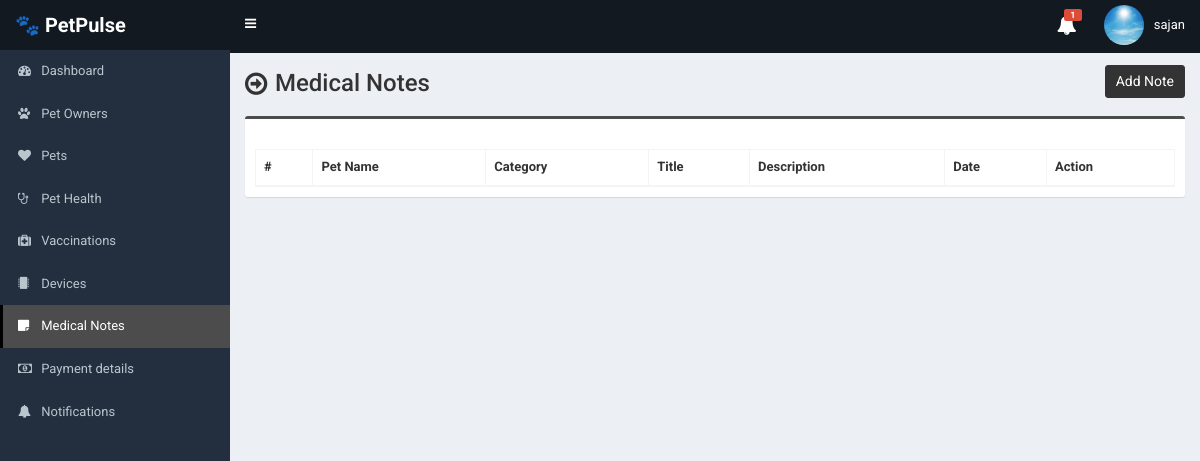
The app's page /user/medical.php (signed in), older data.
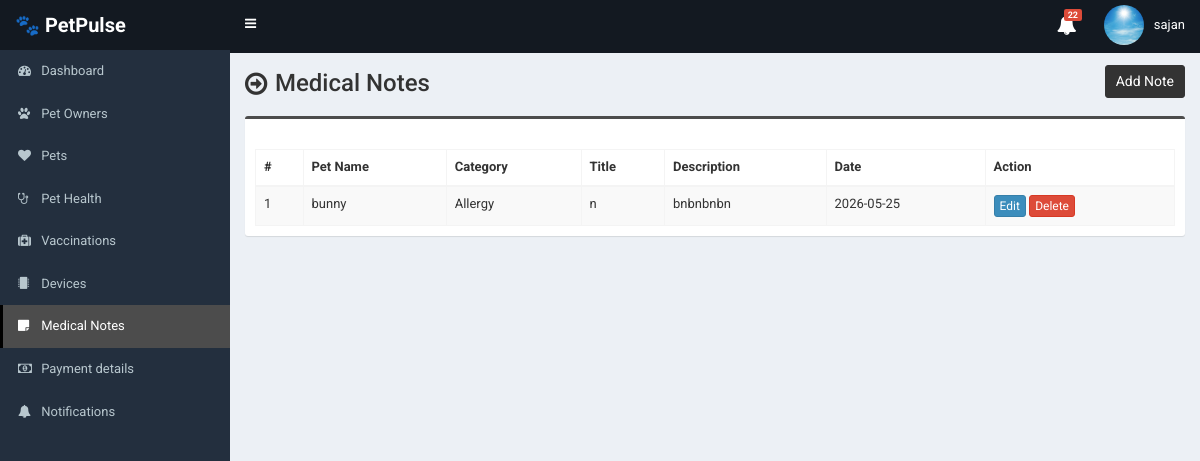
The same page, newer data.
### tables this page shows
CREATE TABLE IF NOT EXISTS `medical_notes` (
  `id` int NOT NULL AUTO_INCREMENT,
  `pet_id` int NOT NULL,
  `category` enum('Allergy','Medication','Condition') NOT NULL,
  `title` varchar(100) NOT NULL,
  `description` text,
  `created_at` datetime DEFAULT CURRENT_TIMESTAMP,
  PRIMARY KEY (`id`),
  KEY `pet_id` (`pet_id`)
);

CREATE TABLE IF NOT EXISTS `tbl_pet` (
  `pet_id` int NOT NULL AUTO_INCREMENT,
  `owner_id` int NOT NULL,
  `pet_name` varchar(100) NOT NULL,
  `pet_type` varchar(50) DEFAULT NULL,
  `pet_breed` varchar(100) DEFAULT NULL,
  `pet_age` int DEFAULT NULL,
  `weight_lbs` decimal(6,2) DEFAULT NULL,
  `daily_goal_minutes` int DEFAULT NULL,
  `pet_latitude` decimal(10,7) DEFAULT NULL COMMENT 'GPS Latitude of pet location',
  `pet_longitude` decimal(10,7) DEFAULT NULL COMMENT 'GPS Longitude of pet location',
  `created_at` datetime DEFAULT CURRENT_TIMESTAMP,
  `updated_at` datetime DEFAULT CURRENT_TIMESTAMP ON UPDATE CURRENT_TIMESTAMP,
  `pet_image` varchar(255) DEFAULT NULL,
  PRIMARY KEY (`pet_id`),
  KEY `owner_id` (`owner_id`)
);

### admin/notificationshelper.php (called while the page is built, shortened)
<?php
function notification_filter_for_owner_sql(string $alias = 'n'): string
{
    $a = preg_replace('/[^a-z_]/i', '', $alias) ?: 'n';
    return "{$a}.user_id = ?
        AND (
            {$a}.pet_id IS NULL
            OR EXISTS (
                SELECT 1 FROM tbl_pet op
                WHERE op.pet_id = {$a}.pet_id AND op.owner_id = ?
            )
        )";
}

### user/medical.php (the view, shortened to what the changed rows need)
<?php require_once('header.php'); ?>
<?php
$owner_id = $_SESSION['owner']['owner_id'];
?>
<section class="content-header">
    <div class="content-header-left">
        <h1>Medical Notes</h1>
    </div>
</section>
<section class="content">
<div class="box box-info">
<div class="box-body table-responsive">
<table id="example1" class="table table-bordered table-hover table-striped">
<thead>
<tr>
    <th>#</th>
    <th>Pet Name</th>
    <th>Category</th>
    <th>Title</th>
    <th>Description</th>
    <th>Date</th>
    <th>Action</th>
</tr>
</thead>
<tbody>
<?php
$i = 0;
$statement = $pdo->prepare("
    SELECT
        m.*,
        p.pet_name
    FROM medical_notes m
    INNER JOIN tbl_pet p
    ON m.pet_id = p.pet_id
    WHERE p.owner_id = ?
    ORDER BY m.id DESC
");
$statement->execute(array($owner_id));
$result = $statement->fetchAll(PDO::FETCH_ASSOC);
foreach($result as $row){
$i++;
?>
<tr>
<td>
    <?php echo $i; ?>
</td>
<td>
<?php
echo htmlspecialchars($row['pet_name']);
?>
</td>
<td>
<?php
echo htmlspecialchars($row['category'] ?? '');
?>
</td>
<td>
<?php
echo htmlspecialchars($row['title'] ?? '');
?>
</td>
<td>
<?php
echo htmlspecialchars($row['description'] ?? '');
?>
</td>
<td>
<?php
echo !empty($row['created_at'])
? date('Y-m-d', strtotime($row['created_at']))
: '-';
?>
</td>
<td>
<a href="medical-edit.php?id=<?php echo $row['id']; ?>"
class="btn btn-primary btn-xs">
Edit
</a>
<a href="#"
class="btn btn-danger btn-xs"
data-href="medical-delete.php?id=<?php echo $row['id']; ?>"
data-toggle="modal"
data-target="#confirm-delete">
Delete
</a>
</td>
</tr>
<?php } ?>
</tbody>
</table>
</div>
</div>
</section>
<?php require_once('footer.php'); ?>

### user/header.php (shortened to what the changed rows need)
<?php
require_once dirname(__DIR__) . '/admin/notificationshelper.php';
$header_owner_id = (int)$_SESSION['owner']['owner_id'];
$unread_stmt = $pdo->prepare("
	SELECT COUNT(*)
	FROM notifications n
	WHERE " . notification_filter_for_owner_sql('n') . "
	  AND n.is_read = 0
");
$unread_stmt->execute([$header_owner_id, $header_owner_id]);
$header_unread_count = (int)$unread_stmt->fetchColumn();
?>
<!DOCTYPE html>
<html>
<head>
	<link rel="stylesheet" href="css/bootstrap.min.css">
	<link rel="stylesheet" href="css/font-awesome.min.css">
	<link rel="stylesheet" href="css/ionicons.min.css">
	<link rel="stylesheet" href="css/datepicker3.css">
	<link rel="stylesheet" href="css/all.css">
	<link rel="stylesheet" href="css/select2.min.css">
	<link rel="stylesheet" href="css/dataTables.bootstrap.css">
	<link rel="stylesheet" href="css/jquery.fancybox.css">
	<link rel="stylesheet" href="css/AdminLTE.min.css">
	<link rel="stylesheet" href="css/_all-skins.min.css">
	<link rel="stylesheet" href="css/on-off-switch.css"/>
	<link rel="stylesheet" href="css/summernote.css">
	<link rel="stylesheet" href="style.css">
</head>
<body class="hold-transition fixed skin-blue sidebar-mini">
	<div class="wrapper">
		<header class="main-header">
			<nav class="navbar navbar-static-top">
				<div class="navbar-custom-menu">
					<ul class="nav navbar-nav">
						<li class="dropdown notifications-menu">
							<a href="#" class="dropdown-toggle header-notif-toggle" data-toggle="dropdown" aria-expanded="false" title="Notifications">
								<i class="fa fa-bell"></i>
								<?php if ($header_unread_count > 0): ?>
								<span class="label label-danger header-notif-badge"><?php echo $header_unread_count > 99 ? '99+' : $header_unread_count; ?></span>
								<?php endif; ?>
							</a>
						</li>
					</ul>
				</div>
			</nav>
		</header>
  		<div class="content-wrapper">

Row changes from the older to the newer data that the page shows:
added medical_notes: pet.pet_name "bunny", category "Allergy", title "n", description "bnbnbnbn", created_at "2026-05-25"
Text that changed along with them:
$header_unread_count: "1" → "22"
